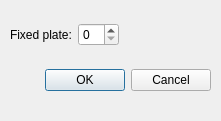
<ui version="4.0" >
 <class>SpecifyFixedPlateDialog</class>
 <widget class="QDialog" name="SpecifyFixedPlateDialog" >
  <property name="geometry" >
   <rect>
    <x>0</x>
    <y>0</y>
    <width>221</width>
    <height>121</height>
   </rect>
  </property>
  <property name="windowTitle" >
   <string>Specify Fixed Plate</string>
  </property>
  <widget class="QWidget" name="verticalLayout" >
   <property name="geometry" >
    <rect>
     <x>10</x>
     <y>10</y>
     <width>201</width>
     <height>101</height>
    </rect>
   </property>
   <layout class="QVBoxLayout" >
    <property name="spacing" >
     <number>6</number>
    </property>
    <property name="margin" >
     <number>0</number>
    </property>
    <item>
     <layout class="QHBoxLayout" >
      <property name="spacing" >
       <number>6</number>
      </property>
      <property name="margin" >
       <number>0</number>
      </property>
      <item>
       <widget class="QLabel" name="label_2" >
        <property name="text" >
         <string>Fixed plate:</string>
        </property>
       </widget>
      </item>
      <item>
       <widget class="QSpinBox" name="spinBox" />
      </item>
      <item>
       <spacer>
        <property name="orientation" >
         <enum>Qt::Horizontal</enum>
        </property>
        <property name="sizeHint" >
         <size>
          <width>40</width>
          <height>20</height>
         </size>
        </property>
       </spacer>
      </item>
     </layout>
    </item>
    <item>
     <layout class="QHBoxLayout" >
      <property name="spacing" >
       <number>6</number>
      </property>
      <property name="margin" >
       <number>0</number>
      </property>
      <item>
       <spacer>
        <property name="orientation" >
         <enum>Qt::Horizontal</enum>
        </property>
        <property name="sizeHint" >
         <size>
          <width>131</width>
          <height>31</height>
         </size>
        </property>
       </spacer>
      </item>
      <item>
       <widget class="QPushButton" name="okButton" >
        <property name="text" >
         <string>OK</string>
        </property>
       </widget>
      </item>
      <item>
       <widget class="QPushButton" name="cancelButton" >
        <property name="text" >
         <string>Cancel</string>
        </property>
       </widget>
      </item>
     </layout>
    </item>
   </layout>
  </widget>
 </widget>
 <resources/>
 <connections>
  <connection>
   <sender>okButton</sender>
   <signal>clicked()</signal>
   <receiver>SpecifyFixedPlateDialog</receiver>
   <slot>accept()</slot>
   <hints>
    <hint type="sourcelabel" >
     <x>278</x>
     <y>253</y>
    </hint>
    <hint type="destinationlabel" >
     <x>96</x>
     <y>254</y>
    </hint>
   </hints>
  </connection>
  <connection>
   <sender>cancelButton</sender>
   <signal>clicked()</signal>
   <receiver>SpecifyFixedPlateDialog</receiver>
   <slot>reject()</slot>
   <hints>
    <hint type="sourcelabel" >
     <x>369</x>
     <y>253</y>
    </hint>
    <hint type="destinationlabel" >
     <x>179</x>
     <y>282</y>
    </hint>
   </hints>
  </connection>
 </connections>
</ui>
